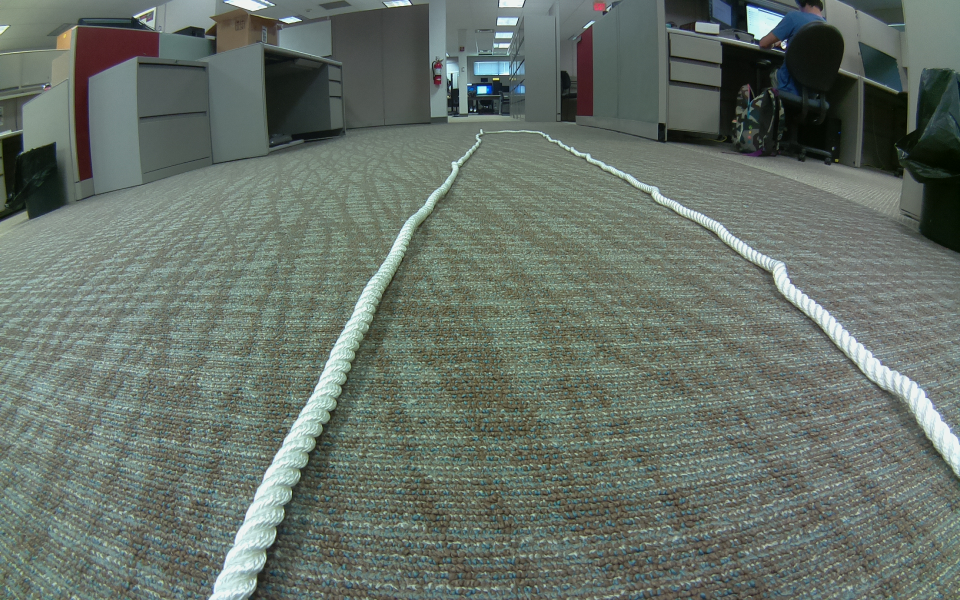
#> input picture archive/test/assets/e1left.jpg, 1920 x 1200 px (shown at 1/2 size)
$ python -i image_processing_module.py   (imports and definitions only)
#> lines starting #> are read from the running program, lines starting #| are printed output that depends on the picture; after the words box and inside, x2 and y2 are one past the last pixel; in counts of white or black regions, pixels touching at a corner belong together
### src/constants.py
from enum import Enum
import yaml

"""
This module stores constants used throughout the project. The majority of these constants can be configured via `config.yml`.
Descriptions of these constants can be found in the config file as well.
"""

def read_yaml(filename):
    with open(f'{filename}.yml','r') as f:
        output = yaml.safe_load(f)
    return output


config = read_yaml('../TrailerBackerUpper/config')
del yaml

settings = config['settings']

driving = settings['driving']

steering = settings['steering rack']

camera = settings['camera']

streaming = settings['streaming']

gpio = settings['gpio']

class MainMode(Enum):
    """
    Enumeration for the different driving modes
    """
    MANUAL       = 0
    AUTO_FORWARD = 1
    AUTO_REVERSE = 2
    STOPPED = 3

class DriveParams:
    STEERING_RACK_CENTER       = steering["center"]

    SHARP_TURN_DEGREES         = driving["sharp turn threshold"]

    SHARP_TURN_DEGREES_REVERSE = driving["sharp turn reverse threshold"]

class LaneBoundsRatio:
    LEFT  = 1 / 2
    RIGHT = 1 / 2

class GPIO:
    SERVO_MOTOR_PIN         = gpio["servo motor"]
    DRIVE_MOTOR_POWER_PIN   = gpio["drive motor power"]
    DRIVE_MOTOR_FORWARD_PIN = gpio["drive motor forward"]
    DRIVE_MOTOR_REVERSE_PIN = gpio["drive motor reverse"]


class ImageProcessingCalibrations:
    """
    IMPORTANT

    =0% --> Camera is exactly in the middle.
    >0% --> Camera is skewed towards the left.
    <0% --> Camera is skewed towards the right.

    Must be expressed as decimal. 2% -> .02

    This is the original comment from the prior developer:
        "0.0 means car pointing to center, -0.03: car is centered to left, +0.03 means car pointing to right"
    """
    CAMERA_MID_OFFSET_PERCENT = camera["rear offset"]

class CameraSettings:

    RESOLUTION: tuple[int, int] = (camera["resolution width"], camera["resolution height"])
    FRAMERATE: int              = camera["framerate"]


class OpenCVSettings:
    RECORDING_FRAMERATE: int = camera["framerate"] # Arbitrary (this number does affect the frame rate, but the number you put here is not the true framerate and we don't know why).

class ReverseCalibrations:
    POSITION_THRESHOLD         = driving["position threshold"]
    ANGLE_OFF_CENTER_THRESHOLD = driving["trailer angle off center threshold"]
    HITCH_ANGLE_THRESHOLD      = driving["hitch angle threshold"]
    TURN_RATIO                 = driving["turn ratio"]

class Streaming:
    DESTINATION_ADDRESS = streaming["destination ip"]
    DESTINATION_PORT    = streaming["destination port"]
    ENABLED: bool             = streaming["enabled"]
    WEB_STREAMING       = streaming["web streaming"]

# [2 lines that do not run on import are left out]

### src/image_processing_module.py
"""
Processes images with OpenCV for autonomous navigation.

IMPORTANT

All images are represented by OpenCV matrices, which are aliases of numpy arrays.
"""

import warnings
import math

# Package Imports
import numpy as np
import cv2

# Local Imports
from constants import Lane_Bounds_Ratio, Image_Processing_Calibrations

# Global Configuration
# [1 line not run here, left out]
# Ignoring Polyfit warning because it's bothersome.
# Supposedly we can resolve it by decreasing the order (third argument), but it's already at 1 here...

# Returns an image filtered for edges.
def edge_detector(img: cv2.Mat) -> cv2.Mat:
    gray = cv2.cvtColor(img, cv2.COLOR_BGR2GRAY)
    thresh = int(max(gray[0]) * 0.8)
    blur = cv2.GaussianBlur(gray, (21, 21), 0)
    _, binary = cv2.threshold(blur, thresh, 255, cv2.THRESH_BINARY)
    edges = cv2.Canny(binary, 200, 400)
    return edges

# Replaces specified fraction of image with white.
"""
IMPORTANT

The y-axis coordinate starts from the top of the image, while the x-axis starts from the left as usual.
  1 2 3 4
0  ________
1 |
2 |
3 |
4 |
"""
def region_of_interest(edges: cv2.Mat, reverse=False) -> cv2.Mat:
    height, width = edges.shape
    mask = np.zeros_like(edges)
    # Focus on bottom half.
    if not reverse:
        polygon = np.array(
            [
                [
                    (0, height / 2),
                    (width, height / 2),
                    (width, height),
                    (0, height)
                ]
            ],
            np.int32
        )
    else:
        polygon = np.array(
            [
                [
                    (0, height * 1 / 4),
                    (width, height * 1 / 4),
                    (width, height),
                    (0, height)
                ]
            ],
            np.int32
        )
    cv2.fillPoly(mask, polygon, 255)
    cropped_edges = cv2.bitwise_and(edges, mask)
    return cropped_edges

# Detect lines segments with hough lines using cropped image filtered for edges.
# (x1, y1, x2, y2) - the coordinates for each line segment.
"""
IMPORTANT

Return an array of the form:
line_segments [
    [[x1, y1, x2, y2]],
    [[x1, y1, x2, y2]],
    [[x1, y1, x2, y2]],
    [[x1, y1, x2, y2]],
    ...
]

"Singleton" arrays.
"""
def detect_line_segments(img: cv2.Mat) -> np.ndarray:
    rho = 1             # Distance precision in pixels, i.e. 1 pixel.
    angle = np.pi / 180 # Angular precision in radians, i.e. 1 degree (radians = degrees * pi / 180).
    min_threshold = 10  # Minimal of votes for a line to be counted.
    line_segments = cv2.HoughLinesP(
        img, rho, angle, min_threshold, np.array([]), minLineLength=8, maxLineGap=4
    )
    return line_segments

# Extrapolates a line to its endpoints at the edges of the image. y is maxed at half the height.
# Used to determine deviation from lane.
# [10 lines left out: function make_points, not called in this run]

# Approximates the slope and intercept of each line segment, determines which side of the image it's on,
# and then computes the average line for each side. Returns array of length 0 - 2 from `make_points`.
# The frame is the uncropped image.
def average_slope_intercept(frame: cv2.Mat, line_segments: np.ndarray) -> list[tuple[float, float, float, float]]:
    if line_segments is None:
        return []

    _, width, _ = frame.shape
    left_fit = []
    right_fit = []

    for line_segment in line_segments:
        x1, y1, x2, y2 = line_segment[0]
        fit = np.polyfit((x1, x2), (y1, y2), 1)
        slope, intercept = fit
        if ((slope < 0) and
            (x1 < Lane_Bounds_Ratio.LEFT * width) and
            (x2 < Lane_Bounds_Ratio.LEFT * width)):
            left_fit.append((slope, intercept))
        elif ((slope > 0) and
              (x1 > Lane_Bounds_Ratio.RIGHT * width) and
              (x2 > Lane_Bounds_Ratio.RIGHT * width)):
            right_fit.append((slope, intercept))

    left_fit_average = np.average(left_fit, axis=0) # Get averages going downward. Collapse into one array.
    right_fit_average = np.average(right_fit, axis=0)
    lane_lines = []
    if len(left_fit) > 0:
        lane_lines.append(make_points(frame, left_fit_average))
    if len(right_fit) > 0:
        lane_lines.append(make_points(frame, right_fit_average))

    # Because lane_lines will only ever have two values, we could return this as a tuple, but that would require unnecessary refactoring.
    return lane_lines

# Use lane lines to predict the steering angle in degrees.
# -90 --> left, 0 --> straight, 90 --> right
# [76 lines left out: functions compute_steering_angle, filter_red, center_red, compute_hitch_angle, not called in this run]

"""

Everything beneath this comment is for testing.
Run `quick_capture_module.py` for unit tests.

"""

# Returns a black image with dimensions identical to that of the given image.
def zero_image(frame: cv2.Mat) -> cv2.Mat:
    return np.zeros_like(frame)

# Combines images together, where weight of each image can be adjusted.
# Images later in the list take z-axis priority.
# [17 lines left out: functions combine_images, display_lines, not called in this run]

# Returns the steering angle and lanes.
# Should be identical to the steps in main, but separate for testing.
def steering_info(img: cv2.Mat) -> tuple[float, list[tuple[float, float, float, float]]]:
    edges = edge_detector(img)
    cropped_edges = region_of_interest(edges)
    line_segments = detect_line_segments(cropped_edges)
    lane_lines = average_slope_intercept(img, line_segments)
    steering_angle_deg = compute_steering_angle(img, lane_lines)
    return (steering_angle_deg, lane_lines)

# Makes a reduced opacity image containing lane lines and the calculated path.
# [36 lines left out: functions display_lanes_and_path, steering_info_reverse, display_trailer_info, not called in this run]

>>> import cv2
>>> picture = cv2.imread('../archive/test/assets/e1left.jpg')
#> picture is the input picture: shape (1200, 1920, 3); mean B, G, R 104.1, 112.7, 102.2
>>> result = steering_info(picture)
#> in edge_detector, `gray = cv2.cvtColor(img, cv2.COLOR_BGR2GRAY)`:
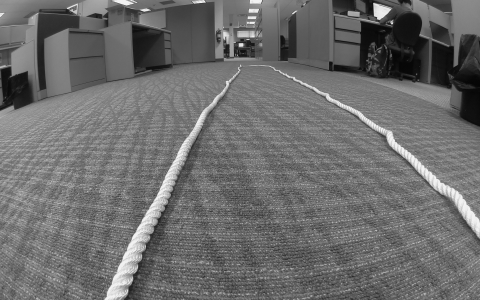
#> gray: shape (1200, 1920) (shown at 1/4 size); min 1, max 254, mean 108.6
#> in edge_detector, `thresh = int(max(gray[0]) * 0.8)`: thresh = 197
#> in edge_detector, `_, binary = cv2.threshold(blur, thresh, 255, cv2.THRESH_BINARY)`:
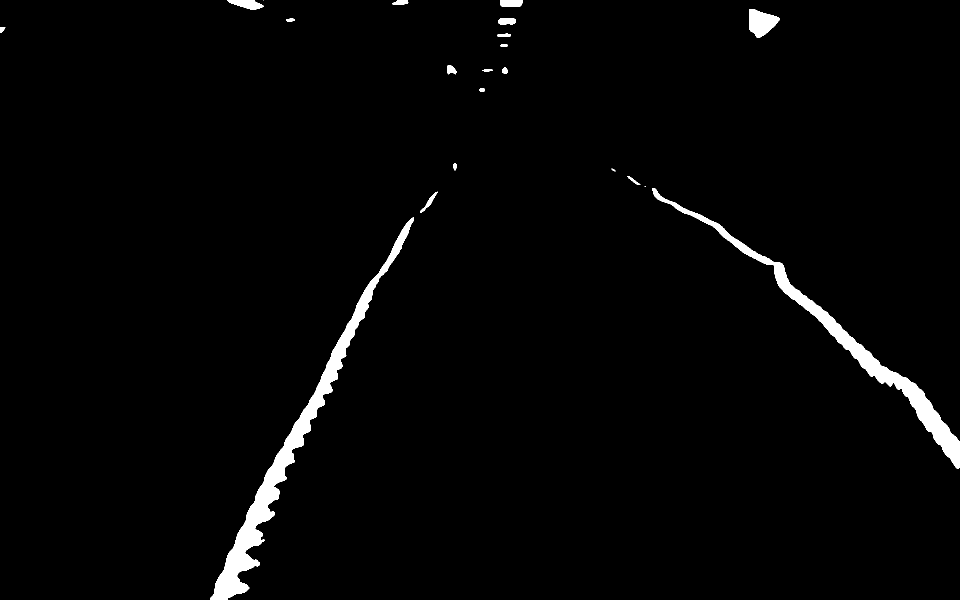
#> binary: shape (1200, 1920) (shown at 1/2 size); 2.1% white; 22 white regions (3 under 20 px), largest, box (x1, y1, x2, y2) and area: (420, 435, 828, 1200) 23673, (1304, 377, 1920, 938) 18072, (1498, 18, 1559, 76) 2244
#> in edge_detector, `edges = cv2.Canny(binary, 200, 400)`:
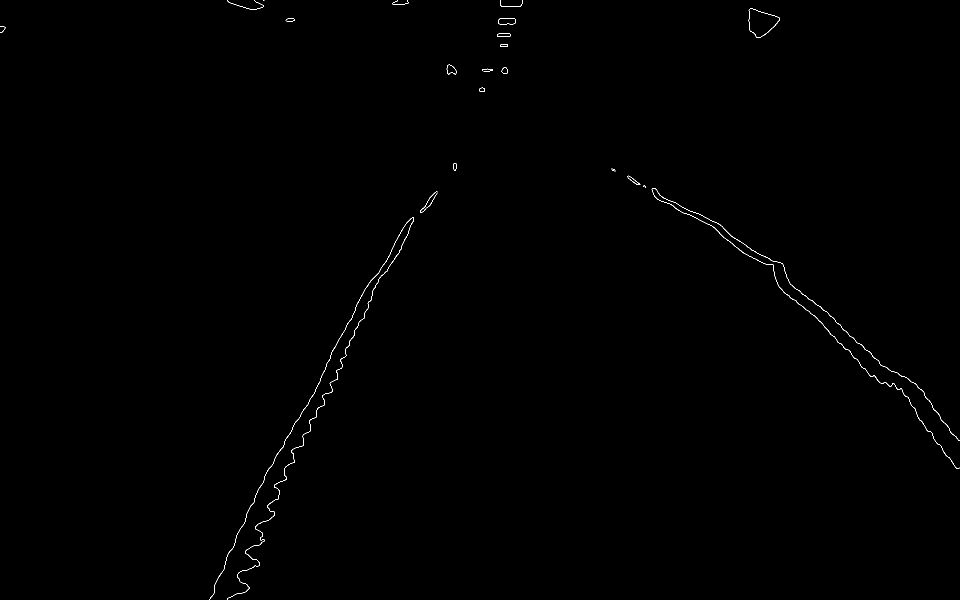
#> edges: shape (1200, 1920) (shown at 1/2 size); 0.22% white in thin lines or dots
#> in region_of_interest, `cv2.fillPoly(mask, polygon, 255)`:
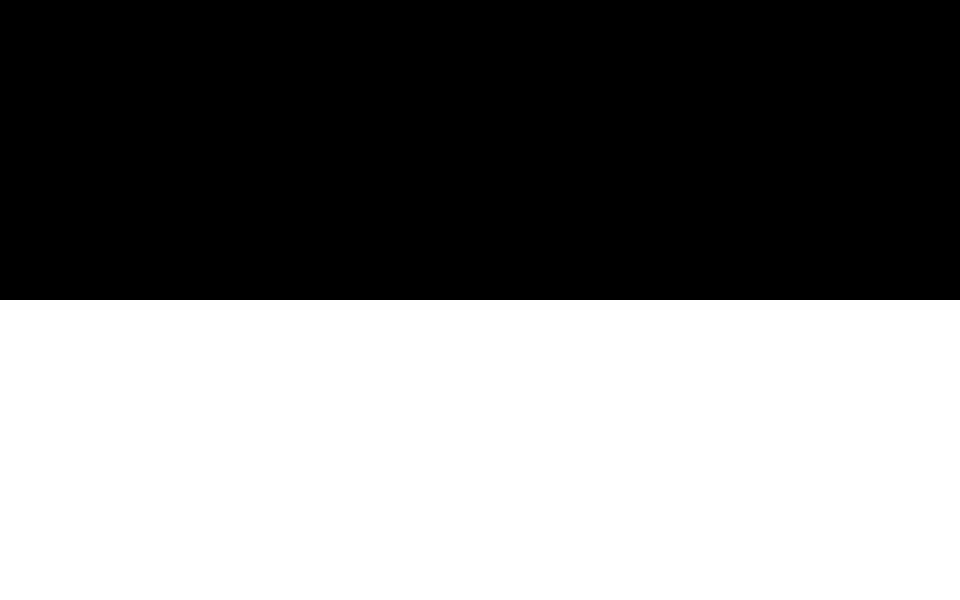
#> mask: shape (1200, 1920) (shown at 1/2 size); 50% white; 1 white region, box (x1, y1, x2, y2) and area: (0, 600, 1920, 1200) 1152000
#> in region_of_interest, `cropped_edges = cv2.bitwise_and(edges, mask)`:
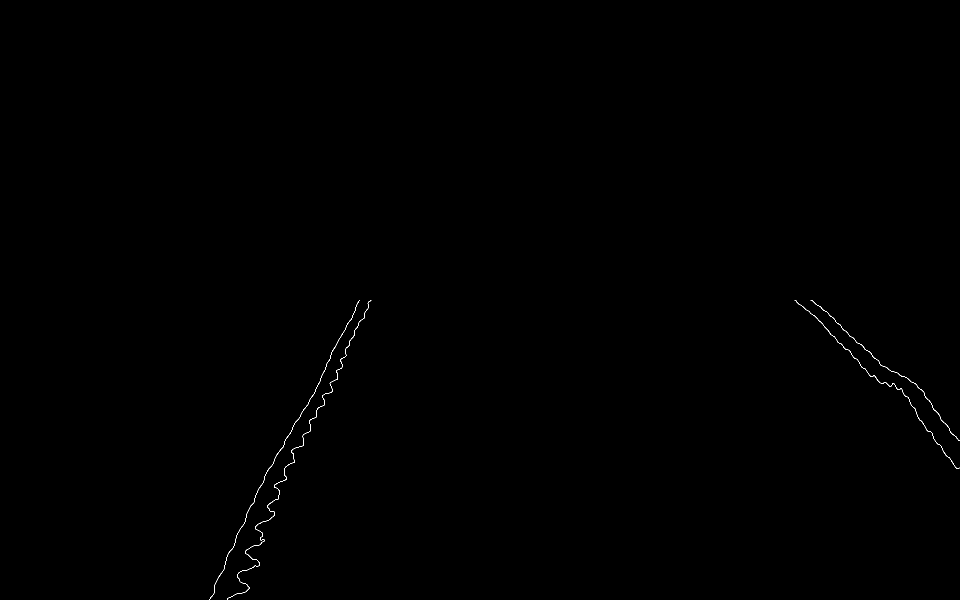
#> cropped_edges: shape (1200, 1920) (shown at 1/2 size); 0.12% white in thin lines or dots, all inside (x1, y1, x2, y2) = (419, 600, 1920, 1200)
#> in detect_line_segments, `line_segments = cv2.HoughLinesP( img, rho, angle, min_threshold, np.ar..`: line_segments = 91 rows, first 6: [1618, 622, 1626, 630], [1704, 674, 1717, 687], [1589, 600, 1613, 620], [695, 694, 698, 686], [1753, 758, 1761, 766], [1627, 630, 1638, 642]
#> the loop in average_slope_intercept, `for line_segment in line_segments:` made 1 pass
#> (x1, y1, x2, y2, slope, intercept) on pass 1: (1618, 622, 1626, 630, 1, -996)
#> after the loop in average_slope_intercept, `for line_segment in line_segments:`: left_fit = []
#> (the run stopped early here; a loop or call above may not have finished)

$ run again, on archive/test/assets/e2left.jpg
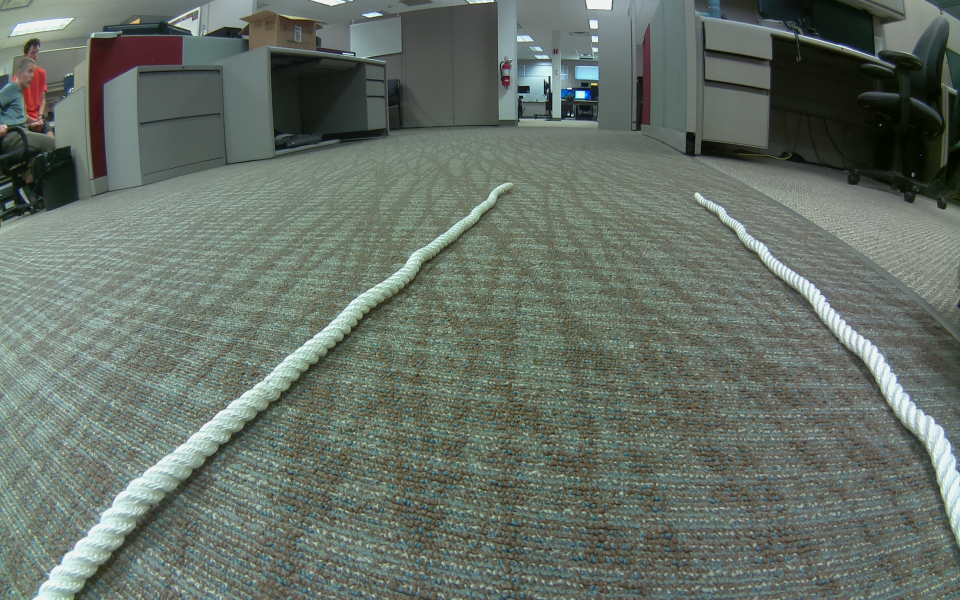
#> input picture archive/test/assets/e2left.jpg, 1920 x 1200 px (shown at 1/2 size)
#> picture is the input picture: shape (1200, 1920, 3); mean B, G, R 102.8, 111.9, 101.8
#> thresh = 196
#> in edge_detector, `_, binary = cv2.threshold(blur, thresh, 255, cv2.THRESH_BINARY)`:
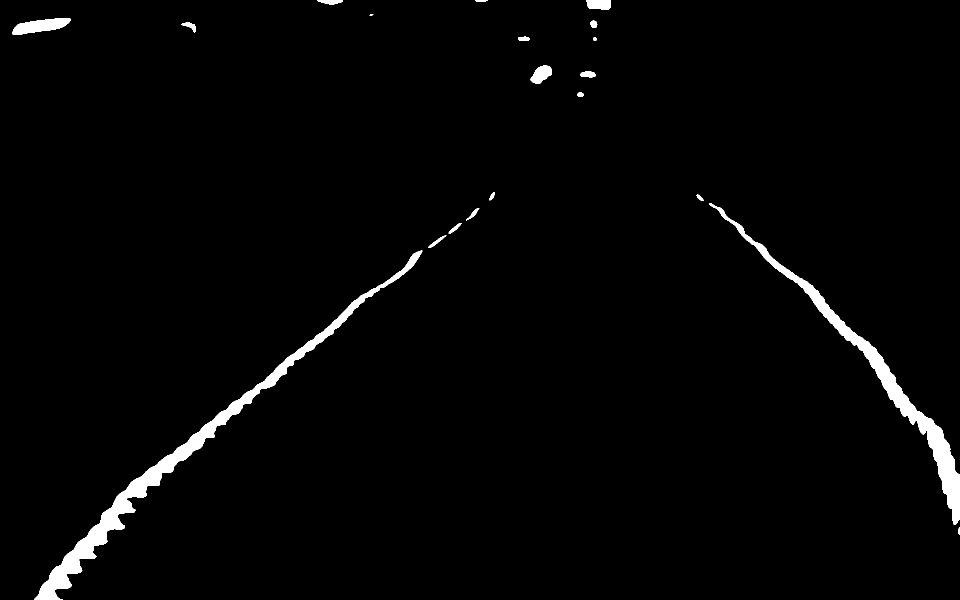
#> binary: shape (1200, 1920) (shown at 1/2 size); 2.1% white; 20 white regions (1 under 20 px), largest, box (x1, y1, x2, y2) and area: (68, 501, 845, 1200) 23326, (1418, 406, 1920, 1050) 17562, (25, 37, 142, 70) 2305
#> edges: shape (1200, 1920); 0.24% white in thin lines or dots
#> mask: shape (1200, 1920); 50% white; 1 white region, box (x1, y1, x2, y2) and area: (0, 600, 1920, 1200) 1152000
#> in region_of_interest, `cropped_edges = cv2.bitwise_and(edges, mask)`:
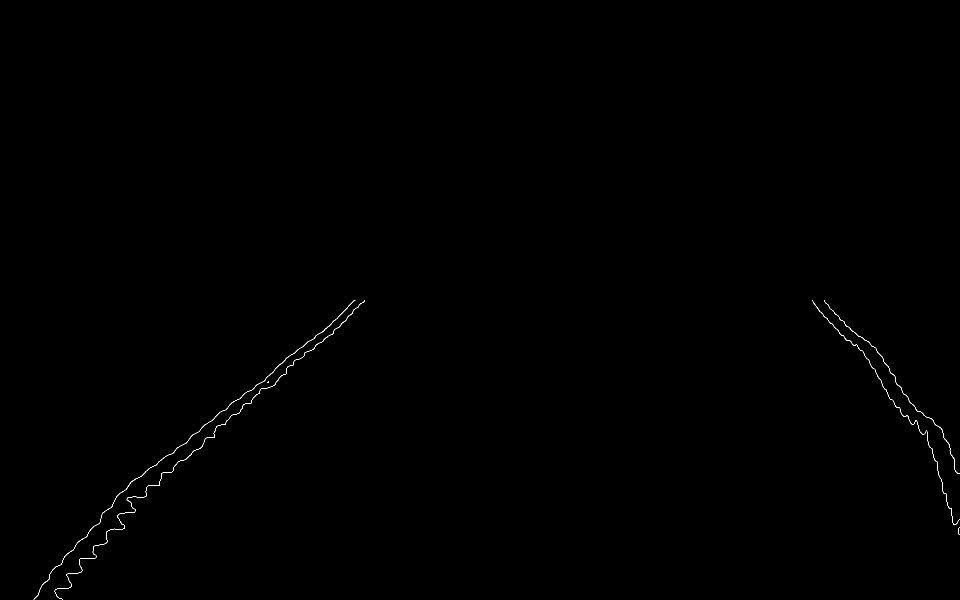
#> cropped_edges: shape (1200, 1920) (shown at 1/2 size); 0.15% white in thin lines or dots, all inside (x1, y1, x2, y2) = (67, 600, 1920, 1200)
#> in detect_line_segments, `line_segments = cv2.HoughLinesP( img, rho, angle, min_threshold, np.ar..`: line_segments = 109 rows, first 6: [403, 855, 414, 846], [548, 740, 561, 727], [371, 919, 382, 909], [664, 644, 695, 615], [696, 612, 710, 600], [316, 925, 335, 910]
#> the loop in average_slope_intercept, `for line_segment in line_segments:` made 1 pass
#> (x1, y1, x2, y2, slope, intercept) on pass 1: (403, 855, 414, 846, -0.818, 1184.7)
#> after the loop in average_slope_intercept, `for line_segment in line_segments:`: left_fit = []
